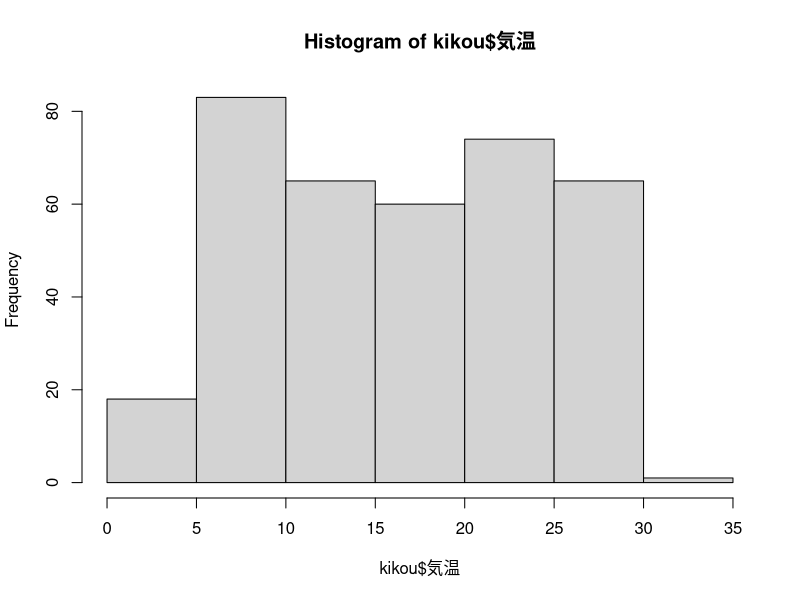
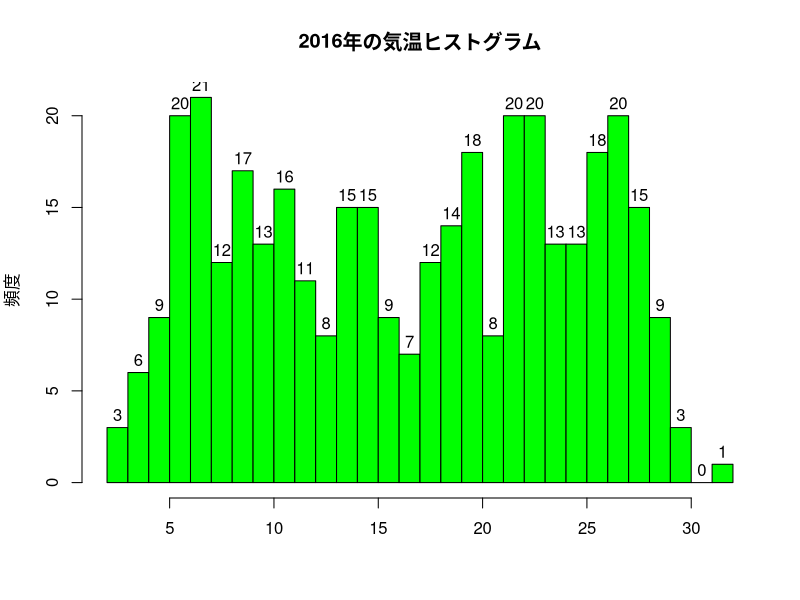
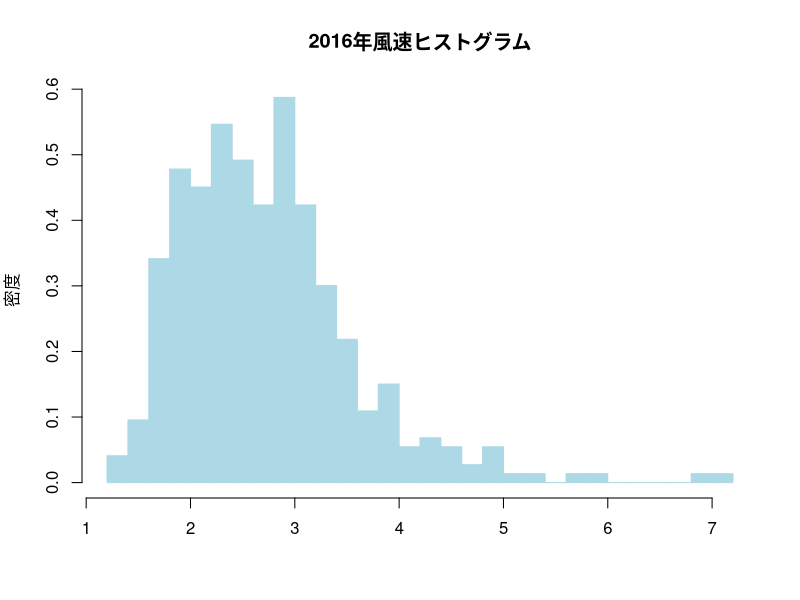
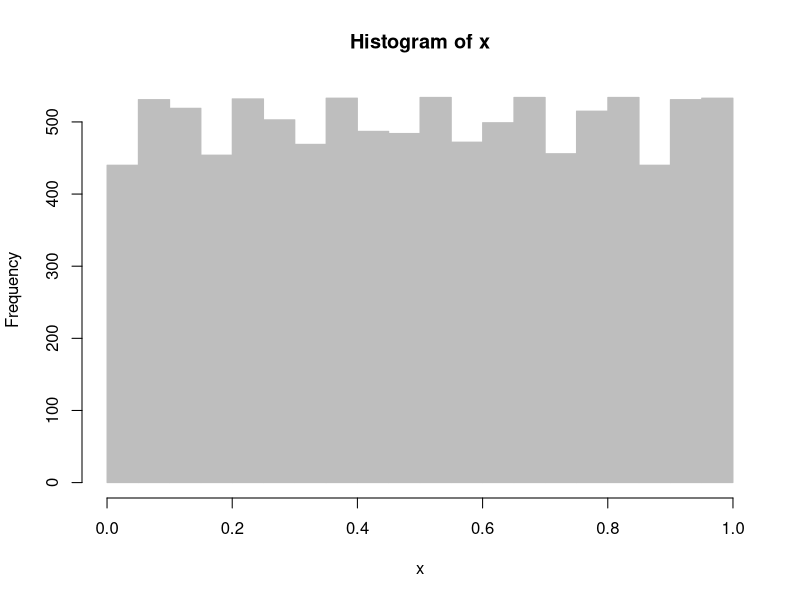

Generate these figures, in order, with R:
# 基本的なヒストグラムの描画
kikou <- read.csv("kikou2016.csv", fileEncoding = "sjis")
hist(kikou$気温)
hist(kikou$気温,
     xlab = "", ylab = "頻度",
     breaks = 25, # ビンの数を約25に設定
     labels = TRUE, # 各ビンの度数を表示
     col = "green", main = "2016年の気温ヒストグラム")
hist(kikou$風速, freq = FALSE, # 全体に対する割合で表示
     xlab = "", ylab = "密度", breaks = 25, col = "lightblue",
     border = "lightblue", # 長方形の境界の色
     main = "2016年風速ヒストグラム")
# Weyl の一様分布定理の確認
# a が無理数のとき、数列a, 2a, 3a, ... の小数部分は
# 区間 (0, 1)上に均一に現れる
a <- pi # 無理数
n <- 10000
x <- (1:n) * a
x <- x - floor(x) # 小数部分の計算(floor はいわゆる Gauss 記号)
hist(x, breaks = 20, col = "gray", border = "gray")